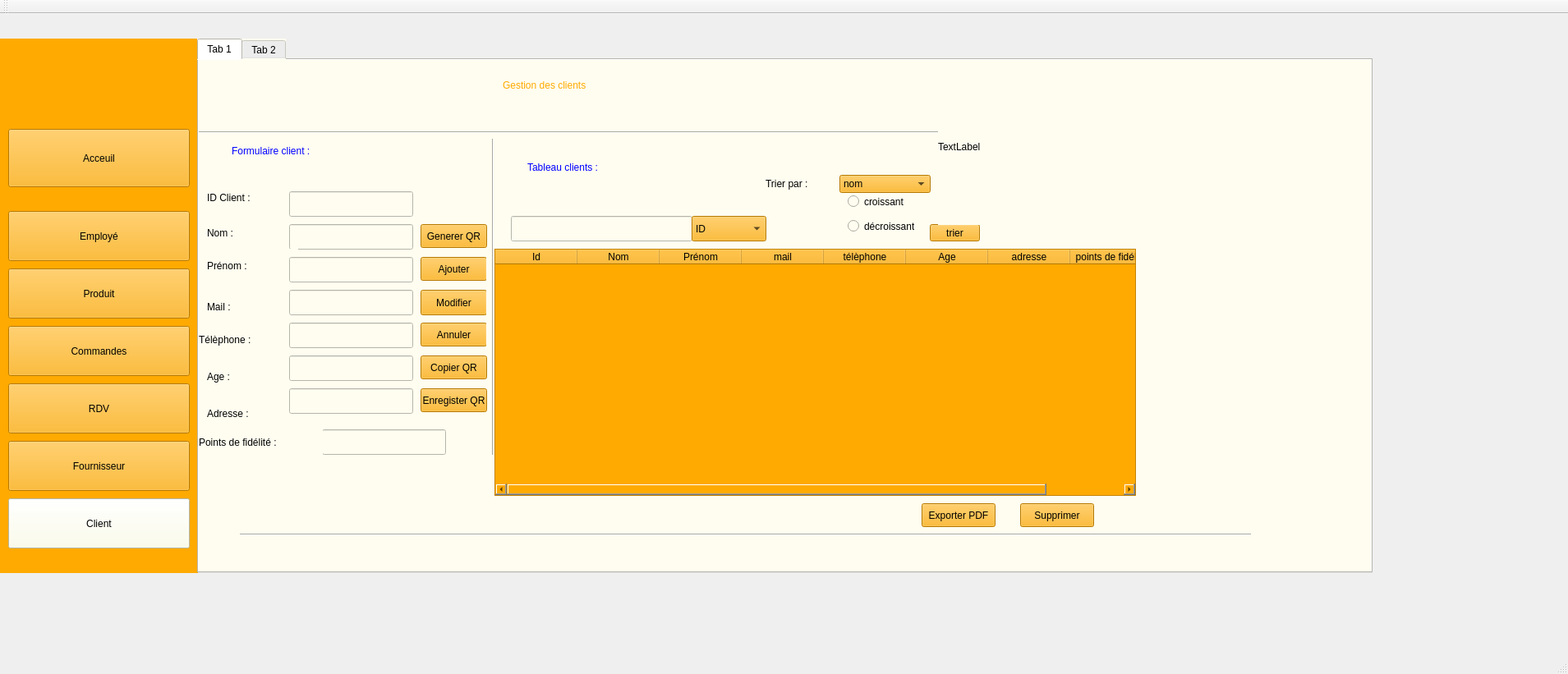
<?xml version="1.0" encoding="UTF-8"?>
<ui version="4.0">
 <class>MainWindow</class>
 <widget class="QMainWindow" name="MainWindow">
  <property name="geometry">
   <rect>
    <x>0</x>
    <y>0</y>
    <width>1909</width>
    <height>821</height>
   </rect>
  </property>
  <property name="windowTitle">
   <string>Gestion des Clients</string>
  </property>
  <widget class="QWidget" name="centralWidget">
   <widget class="QWidget" name="widget_19" native="true">
    <property name="geometry">
     <rect>
      <x>0</x>
      <y>30</y>
      <width>241</width>
      <height>651</height>
     </rect>
    </property>
    <property name="styleSheet">
     <string notr="true">background-color: rgb(255, 170, 0);</string>
    </property>
    <widget class="QPushButton" name="pushButton_110">
     <property name="geometry">
      <rect>
       <x>10</x>
       <y>110</y>
       <width>221</width>
       <height>71</height>
      </rect>
     </property>
     <property name="styleSheet">
      <string notr="true">background-color: rgb(255, 170, 0);
color: rgb(0, 0, 0);</string>
     </property>
     <property name="text">
      <string>Acceuil</string>
     </property>
    </widget>
    <widget class="QPushButton" name="employe_bt">
     <property name="geometry">
      <rect>
       <x>10</x>
       <y>210</y>
       <width>221</width>
       <height>61</height>
      </rect>
     </property>
     <property name="styleSheet">
      <string notr="true">background-color: rgb(255, 170, 0);
color: rgb(0, 0, 0);</string>
     </property>
     <property name="text">
      <string>Employé</string>
     </property>
    </widget>
    <widget class="QPushButton" name="commandes_bt">
     <property name="geometry">
      <rect>
       <x>10</x>
       <y>350</y>
       <width>221</width>
       <height>61</height>
      </rect>
     </property>
     <property name="styleSheet">
      <string notr="true">background-color: rgb(255, 170, 0);
color: rgb(0, 0, 0);</string>
     </property>
     <property name="text">
      <string>Commandes</string>
     </property>
    </widget>
    <widget class="QPushButton" name="produit_bt">
     <property name="geometry">
      <rect>
       <x>10</x>
       <y>280</y>
       <width>221</width>
       <height>61</height>
      </rect>
     </property>
     <property name="styleSheet">
      <string notr="true">background-color: rgb(255, 170, 0);
color: rgb(0, 0, 0);</string>
     </property>
     <property name="text">
      <string>Produit</string>
     </property>
    </widget>
    <widget class="QPushButton" name="rdv_bt">
     <property name="geometry">
      <rect>
       <x>10</x>
       <y>420</y>
       <width>221</width>
       <height>61</height>
      </rect>
     </property>
     <property name="styleSheet">
      <string notr="true">background-color: rgb(255, 170, 0);
color: rgb(0, 0, 0);</string>
     </property>
     <property name="text">
      <string>RDV</string>
     </property>
    </widget>
    <widget class="QPushButton" name="fournisseur_bt">
     <property name="geometry">
      <rect>
       <x>10</x>
       <y>490</y>
       <width>221</width>
       <height>61</height>
      </rect>
     </property>
     <property name="styleSheet">
      <string notr="true">background-color: rgb(255, 170, 0);
color: rgb(0, 0, 0);</string>
     </property>
     <property name="text">
      <string>Fournisseur</string>
     </property>
    </widget>
    <widget class="QPushButton" name="client_bt">
     <property name="geometry">
      <rect>
       <x>10</x>
       <y>560</y>
       <width>221</width>
       <height>61</height>
      </rect>
     </property>
     <property name="styleSheet">
      <string notr="true">background-color: rgb(255, 170, 0);
background-color: rgb(254, 255, 230);
color: rgb(0, 0, 0);</string>
     </property>
     <property name="text">
      <string>Client</string>
     </property>
    </widget>
   </widget>
   <widget class="QTabWidget" name="tabWidget_13">
    <property name="geometry">
     <rect>
      <x>240</x>
      <y>30</y>
      <width>1431</width>
      <height>651</height>
     </rect>
    </property>
    <property name="styleSheet">
     <string notr="true">background-color: rgb(255, 253, 240);</string>
    </property>
    <property name="currentIndex">
     <number>0</number>
    </property>
    <widget class="QWidget" name="tab_25">
     <attribute name="title">
      <string>Tab 1</string>
     </attribute>
     <widget class="QWidget" name="widget_20" native="true">
      <property name="geometry">
       <rect>
        <x>0</x>
        <y>0</y>
        <width>1381</width>
        <height>621</height>
       </rect>
      </property>
      <property name="styleSheet">
       <string notr="true">background-color: rgb(255, 253, 240);</string>
      </property>
      <widget class="QLabel" name="label_161">
       <property name="geometry">
        <rect>
         <x>0</x>
         <y>320</y>
         <width>101</width>
         <height>41</height>
        </rect>
       </property>
       <property name="styleSheet">
        <string notr="true">font: 900 italic 12pt &quot;Segoe UI&quot;;
color: rgb(0, 0, 0);</string>
       </property>
       <property name="text">
        <string>Télèphone :</string>
       </property>
      </widget>
      <widget class="QLabel" name="label_162">
       <property name="geometry">
        <rect>
         <x>10</x>
         <y>370</y>
         <width>101</width>
         <height>31</height>
        </rect>
       </property>
       <property name="styleSheet">
        <string notr="true">font: 900 italic 12pt &quot;Segoe UI&quot;;
color: rgb(0, 0, 0);</string>
       </property>
       <property name="text">
        <string>Age :</string>
       </property>
      </widget>
      <widget class="QLineEdit" name="nom_client">
       <property name="geometry">
        <rect>
         <x>110</x>
         <y>200</y>
         <width>151</width>
         <height>31</height>
        </rect>
       </property>
       <property name="styleSheet">
        <string notr="true">color: rgb(0, 0, 0);</string>
       </property>
      </widget>
      <widget class="QRadioButton" name="radioCroissant">
       <property name="geometry">
        <rect>
         <x>790</x>
         <y>160</y>
         <width>81</width>
         <height>25</height>
        </rect>
       </property>
       <property name="styleSheet">
        <string notr="true">color: rgb(0, 0, 0);</string>
       </property>
       <property name="text">
        <string>croissant</string>
       </property>
      </widget>
      <widget class="QLineEdit" name="telephone_client">
       <property name="geometry">
        <rect>
         <x>110</x>
         <y>320</y>
         <width>151</width>
         <height>31</height>
        </rect>
       </property>
       <property name="styleSheet">
        <string notr="true">color: rgb(0, 0, 0);</string>
       </property>
      </widget>
      <widget class="QPushButton" name="ajouter_bt">
       <property name="geometry">
        <rect>
         <x>270</x>
         <y>240</y>
         <width>81</width>
         <height>29</height>
        </rect>
       </property>
       <property name="styleSheet">
        <string notr="true">background-color: rgb(255, 170, 0);
color: rgb(0, 0, 0);</string>
       </property>
       <property name="text">
        <string>Ajouter</string>
       </property>
      </widget>
      <widget class="QPushButton" name="modifier_bt">
       <property name="geometry">
        <rect>
         <x>270</x>
         <y>280</y>
         <width>81</width>
         <height>31</height>
        </rect>
       </property>
       <property name="styleSheet">
        <string notr="true">background-color: rgb(255, 170, 0);
color: rgb(0, 0, 0);</string>
       </property>
       <property name="text">
        <string>Modifier</string>
       </property>
      </widget>
      <widget class="QPushButton" name="annuler_bt">
       <property name="geometry">
        <rect>
         <x>270</x>
         <y>320</y>
         <width>81</width>
         <height>29</height>
        </rect>
       </property>
       <property name="styleSheet">
        <string notr="true">background-color: rgb(255, 170, 0);
color: rgb(0, 0, 0);</string>
       </property>
       <property name="text">
        <string>Annuler</string>
       </property>
      </widget>
      <widget class="QLabel" name="label_163">
       <property name="geometry">
        <rect>
         <x>690</x>
         <y>130</y>
         <width>81</width>
         <height>41</height>
        </rect>
       </property>
       <property name="styleSheet">
        <string notr="true">font: 900 italic 12pt &quot;Segoe UI&quot;;
color: rgb(0, 0, 0);</string>
       </property>
       <property name="text">
        <string>Trier par :</string>
       </property>
      </widget>
      <widget class="QLineEdit" name="recherche">
       <property name="geometry">
        <rect>
         <x>380</x>
         <y>190</y>
         <width>221</width>
         <height>31</height>
        </rect>
       </property>
       <property name="styleSheet">
        <string notr="true">color: rgb(0, 0, 0);</string>
       </property>
      </widget>
      <widget class="Line" name="line_43">
       <property name="geometry">
        <rect>
         <x>350</x>
         <y>90</y>
         <width>16</width>
         <height>391</height>
        </rect>
       </property>
       <property name="orientation">
        <enum>Qt::Orientation::Vertical</enum>
       </property>
      </widget>
      <widget class="QPushButton" name="supprimer_bt">
       <property name="geometry">
        <rect>
         <x>1000</x>
         <y>540</y>
         <width>90</width>
         <height>29</height>
        </rect>
       </property>
       <property name="styleSheet">
        <string notr="true">background-color: rgb(255, 170, 0);
color: rgb(0, 0, 0);</string>
       </property>
       <property name="text">
        <string>Supprimer</string>
       </property>
      </widget>
      <widget class="Line" name="line_44">
       <property name="geometry">
        <rect>
         <x>50</x>
         <y>570</y>
         <width>1231</width>
         <height>16</height>
        </rect>
       </property>
       <property name="orientation">
        <enum>Qt::Orientation::Horizontal</enum>
       </property>
      </widget>
      <widget class="QPushButton" name="pdf_bt">
       <property name="geometry">
        <rect>
         <x>880</x>
         <y>540</y>
         <width>90</width>
         <height>29</height>
        </rect>
       </property>
       <property name="styleSheet">
        <string notr="true">background-color: rgb(255, 170, 0);
color: rgb(0, 0, 0);</string>
       </property>
       <property name="text">
        <string>Exporter PDF</string>
       </property>
      </widget>
      <widget class="QPushButton" name="trier_bt">
       <property name="geometry">
        <rect>
         <x>890</x>
         <y>200</y>
         <width>61</width>
         <height>21</height>
        </rect>
       </property>
       <property name="styleSheet">
        <string notr="true">background-color: rgb(255, 170, 0);
color: rgb(0, 0, 0);</string>
       </property>
       <property name="text">
        <string>trier</string>
       </property>
      </widget>
      <widget class="QLabel" name="label_164">
       <property name="geometry">
        <rect>
         <x>10</x>
         <y>280</y>
         <width>91</width>
         <height>41</height>
        </rect>
       </property>
       <property name="styleSheet">
        <string notr="true">font: 900 italic 12pt &quot;Segoe UI&quot;;
color: rgb(0, 0, 0);</string>
       </property>
       <property name="text">
        <string>Mail :</string>
       </property>
      </widget>
      <widget class="QLabel" name="label_165">
       <property name="geometry">
        <rect>
         <x>10</x>
         <y>230</y>
         <width>111</width>
         <height>41</height>
        </rect>
       </property>
       <property name="styleSheet">
        <string notr="true">font: 900 italic 12pt &quot;Segoe UI&quot;;
color: rgb(0, 0, 0);</string>
       </property>
       <property name="text">
        <string>Prénom :</string>
       </property>
      </widget>
      <widget class="QLineEdit" name="mail_client">
       <property name="geometry">
        <rect>
         <x>110</x>
         <y>280</y>
         <width>151</width>
         <height>31</height>
        </rect>
       </property>
       <property name="styleSheet">
        <string notr="true">color: rgb(0, 0, 0);</string>
       </property>
      </widget>
      <widget class="QLabel" name="label_166">
       <property name="geometry">
        <rect>
         <x>10</x>
         <y>410</y>
         <width>91</width>
         <height>41</height>
        </rect>
       </property>
       <property name="styleSheet">
        <string notr="true">font: 900 italic 12pt &quot;Segoe UI&quot;;
color: rgb(0, 0, 0);</string>
       </property>
       <property name="text">
        <string>Adresse :</string>
       </property>
      </widget>
      <widget class="QLineEdit" name="adresse_client">
       <property name="geometry">
        <rect>
         <x>110</x>
         <y>400</y>
         <width>151</width>
         <height>31</height>
        </rect>
       </property>
       <property name="styleSheet">
        <string notr="true">color: rgb(0, 0, 0);</string>
       </property>
      </widget>
      <widget class="QLabel" name="label_167">
       <property name="geometry">
        <rect>
         <x>370</x>
         <y>10</y>
         <width>381</width>
         <height>41</height>
        </rect>
       </property>
       <property name="styleSheet">
        <string notr="true">font: 900 italic 16pt &quot;Segoe UI&quot;;
color: rgb(255, 170, 0);</string>
       </property>
       <property name="text">
        <string>Gestion des clients </string>
       </property>
      </widget>
      <widget class="QLabel" name="label_168">
       <property name="geometry">
        <rect>
         <x>400</x>
         <y>110</y>
         <width>281</width>
         <height>41</height>
        </rect>
       </property>
       <property name="styleSheet">
        <string notr="true">font: 900 italic 16pt &quot;Segoe UI&quot;;
color: rgb(0, 0, 255);</string>
       </property>
       <property name="text">
        <string>Tableau clients :</string>
       </property>
      </widget>
      <widget class="QLabel" name="label_169">
       <property name="geometry">
        <rect>
         <x>40</x>
         <y>90</y>
         <width>301</width>
         <height>41</height>
        </rect>
       </property>
       <property name="styleSheet">
        <string notr="true">font: 900 italic 16pt &quot;Segoe UI&quot;;
color: rgb(0, 0, 255);</string>
       </property>
       <property name="text">
        <string>Formulaire client :</string>
       </property>
      </widget>
      <widget class="QLabel" name="label_170">
       <property name="geometry">
        <rect>
         <x>10</x>
         <y>190</y>
         <width>81</width>
         <height>41</height>
        </rect>
       </property>
       <property name="styleSheet">
        <string notr="true">font: 900 italic 12pt &quot;Segoe UI&quot;;
color: rgb(0, 0, 0);</string>
       </property>
       <property name="text">
        <string>Nom :</string>
       </property>
      </widget>
      <widget class="Line" name="line_45">
       <property name="geometry">
        <rect>
         <x>0</x>
         <y>80</y>
         <width>1001</width>
         <height>16</height>
        </rect>
       </property>
       <property name="orientation">
        <enum>Qt::Orientation::Horizontal</enum>
       </property>
      </widget>
      <widget class="QLineEdit" name="prenom_client">
       <property name="geometry">
        <rect>
         <x>110</x>
         <y>240</y>
         <width>151</width>
         <height>31</height>
        </rect>
       </property>
      </widget>
      <widget class="QLineEdit" name="age_client">
       <property name="geometry">
        <rect>
         <x>110</x>
         <y>360</y>
         <width>151</width>
         <height>31</height>
        </rect>
       </property>
      </widget>
      <widget class="QLineEdit" name="points_client">
       <property name="geometry">
        <rect>
         <x>150</x>
         <y>450</y>
         <width>151</width>
         <height>31</height>
        </rect>
       </property>
      </widget>
      <widget class="QComboBox" name="trier_combo">
       <property name="geometry">
        <rect>
         <x>780</x>
         <y>140</y>
         <width>111</width>
         <height>22</height>
        </rect>
       </property>
       <property name="styleSheet">
        <string notr="true">background-color: rgb(255, 170, 0);</string>
       </property>
       <item>
        <property name="text">
         <string>nom</string>
        </property>
       </item>
       <item>
        <property name="text">
         <string>Age</string>
        </property>
       </item>
       <item>
        <property name="text">
         <string>points de fidélité</string>
        </property>
       </item>
      </widget>
      <widget class="QComboBox" name="comboBox_2">
       <property name="geometry">
        <rect>
         <x>600</x>
         <y>190</y>
         <width>91</width>
         <height>31</height>
        </rect>
       </property>
       <property name="styleSheet">
        <string notr="true">background-color: rgb(255, 170, 0);</string>
       </property>
       <item>
        <property name="text">
         <string>ID</string>
        </property>
       </item>
       <item>
        <property name="text">
         <string>telephone</string>
        </property>
       </item>
       <item>
        <property name="text">
         <string>mail</string>
        </property>
       </item>
      </widget>
      <widget class="QLabel" name="label_171">
       <property name="geometry">
        <rect>
         <x>0</x>
         <y>450</y>
         <width>151</width>
         <height>31</height>
        </rect>
       </property>
       <property name="styleSheet">
        <string notr="true">font: 900 italic 12pt &quot;Segoe UI&quot;;
color: rgb(0, 0, 0);</string>
       </property>
       <property name="text">
        <string>Points de fidélité :</string>
       </property>
      </widget>
      <widget class="QLabel" name="label_172">
       <property name="geometry">
        <rect>
         <x>10</x>
         <y>160</y>
         <width>81</width>
         <height>16</height>
        </rect>
       </property>
       <property name="styleSheet">
        <string notr="true">font: 900 italic 12pt &quot;Segoe UI&quot;;
color: rgb(0, 0, 0);</string>
       </property>
       <property name="text">
        <string>ID Client :</string>
       </property>
      </widget>
      <widget class="QLineEdit" name="id_client">
       <property name="geometry">
        <rect>
         <x>110</x>
         <y>160</y>
         <width>151</width>
         <height>31</height>
        </rect>
       </property>
      </widget>
      <widget class="QRadioButton" name="radioDecroissant">
       <property name="geometry">
        <rect>
         <x>790</x>
         <y>190</y>
         <width>81</width>
         <height>25</height>
        </rect>
       </property>
       <property name="styleSheet">
        <string notr="true">color: rgb(0, 0, 0);</string>
       </property>
       <property name="text">
        <string>décroissant</string>
       </property>
      </widget>
      <widget class="QTableWidget" name="tableWidget_cl">
       <property name="geometry">
        <rect>
         <x>360</x>
         <y>230</y>
         <width>781</width>
         <height>301</height>
        </rect>
       </property>
       <property name="styleSheet">
        <string notr="true">color: rgb(0, 0, 0);
background-color: rgb(255, 170, 0);</string>
       </property>
       <column>
        <property name="text">
         <string>Id</string>
        </property>
       </column>
       <column>
        <property name="text">
         <string>Nom</string>
        </property>
       </column>
       <column>
        <property name="text">
         <string>Prénom</string>
        </property>
       </column>
       <column>
        <property name="text">
         <string>mail</string>
        </property>
       </column>
       <column>
        <property name="text">
         <string>télèphone</string>
        </property>
       </column>
       <column>
        <property name="text">
         <string>Age</string>
        </property>
       </column>
       <column>
        <property name="text">
         <string>adresse</string>
        </property>
       </column>
       <column>
        <property name="text">
         <string>points de fidélité</string>
        </property>
       </column>
      </widget>
      <widget class="QLabel" name="labelQrCode">
       <property name="geometry">
        <rect>
         <x>900</x>
         <y>10</y>
         <width>281</width>
         <height>191</height>
        </rect>
       </property>
       <property name="text">
        <string>TextLabel</string>
       </property>
      </widget>
      <widget class="QPushButton" name="btnSaveQR">
       <property name="geometry">
        <rect>
         <x>270</x>
         <y>400</y>
         <width>81</width>
         <height>29</height>
        </rect>
       </property>
       <property name="styleSheet">
        <string notr="true">background-color: rgb(255, 170, 0);
color: rgb(0, 0, 0);</string>
       </property>
       <property name="text">
        <string>Enregister QR</string>
       </property>
      </widget>
      <widget class="QPushButton" name="btnCopyQR">
       <property name="geometry">
        <rect>
         <x>270</x>
         <y>360</y>
         <width>81</width>
         <height>29</height>
        </rect>
       </property>
       <property name="styleSheet">
        <string notr="true">background-color: rgb(255, 170, 0);
color: rgb(0, 0, 0);</string>
       </property>
       <property name="text">
        <string>Copier QR</string>
       </property>
      </widget>
      <widget class="QPushButton" name="btnGenerateQR">
       <property name="geometry">
        <rect>
         <x>270</x>
         <y>200</y>
         <width>81</width>
         <height>29</height>
        </rect>
       </property>
       <property name="styleSheet">
        <string notr="true">background-color: rgb(255, 170, 0);
color: rgb(0, 0, 0);</string>
       </property>
       <property name="text">
        <string>Generer QR</string>
       </property>
      </widget>
     </widget>
    </widget>
    <widget class="QWidget" name="tab_26">
     <attribute name="title">
      <string>Tab 2</string>
     </attribute>
     <widget class="QLabel" name="label_174">
      <property name="geometry">
       <rect>
        <x>20</x>
        <y>30</y>
        <width>311</width>
        <height>41</height>
       </rect>
      </property>
      <property name="styleSheet">
       <string notr="true">font: 900 italic 16pt &quot;Segoe UI&quot;;
color: rgb(0, 0, 255);</string>
      </property>
      <property name="text">
       <string>Zone Export et statstiques :</string>
      </property>
     </widget>
    </widget>
   </widget>
  </widget>
  <widget class="QMenuBar" name="menuBar">
   <property name="geometry">
    <rect>
     <x>0</x>
     <y>0</y>
     <width>1909</width>
     <height>22</height>
    </rect>
   </property>
  </widget>
  <widget class="QToolBar" name="mainToolBar">
   <attribute name="toolBarArea">
    <enum>TopToolBarArea</enum>
   </attribute>
   <attribute name="toolBarBreak">
    <bool>false</bool>
   </attribute>
  </widget>
  <widget class="QStatusBar" name="statusBar"/>
 </widget>
 <layoutdefault spacing="6" margin="11"/>
 <resources/>
 <connections/>
</ui>
